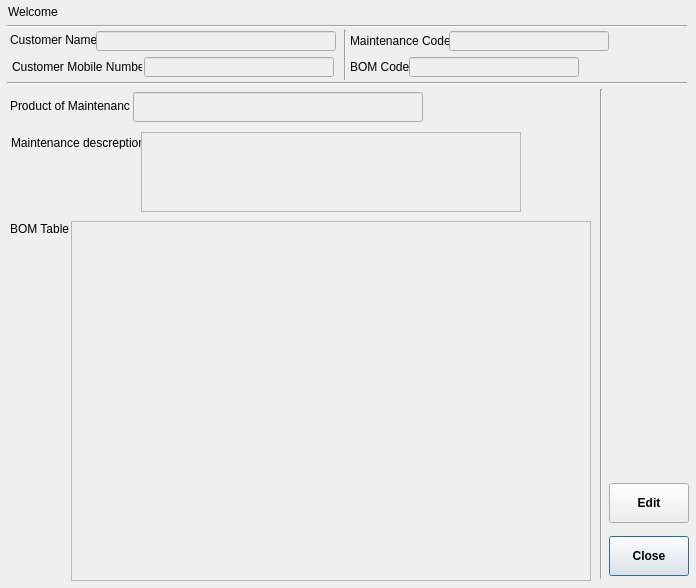
<?xml version="1.0" encoding="UTF-8"?>
<ui version="4.0">
 <class>maintenanceDetailsDialog</class>
 <widget class="QDialog" name="maintenanceDetailsDialog">
  <property name="geometry">
   <rect>
    <x>0</x>
    <y>0</y>
    <width>696</width>
    <height>588</height>
   </rect>
  </property>
  <property name="windowTitle">
   <string>Maintenance Details Dialog</string>
  </property>
  <widget class="QLabel" name="label">
   <property name="geometry">
    <rect>
     <x>8</x>
     <y>5</y>
     <width>50</width>
     <height>13</height>
    </rect>
   </property>
   <property name="text">
    <string>Welcome, </string>
   </property>
  </widget>
  <widget class="QLabel" name="loggeduserlbl">
   <property name="geometry">
    <rect>
     <x>58</x>
     <y>5</y>
     <width>201</width>
     <height>16</height>
    </rect>
   </property>
   <property name="font">
    <font>
     <weight>75</weight>
     <bold>true</bold>
    </font>
   </property>
   <property name="text">
    <string/>
   </property>
  </widget>
  <widget class="QLabel" name="label_3">
   <property name="geometry">
    <rect>
     <x>10</x>
     <y>33</y>
     <width>90</width>
     <height>13</height>
    </rect>
   </property>
   <property name="text">
    <string>Customer Name :</string>
   </property>
  </widget>
  <widget class="QLabel" name="label_4">
   <property name="geometry">
    <rect>
     <x>12</x>
     <y>60</y>
     <width>130</width>
     <height>13</height>
    </rect>
   </property>
   <property name="text">
    <string>Customer Mobile Number :</string>
   </property>
  </widget>
  <widget class="QLabel" name="label_5">
   <property name="geometry">
    <rect>
     <x>10</x>
     <y>96</y>
     <width>120</width>
     <height>20</height>
    </rect>
   </property>
   <property name="text">
    <string>Product of Maintenance :</string>
   </property>
  </widget>
  <widget class="QLabel" name="label_6">
   <property name="geometry">
    <rect>
     <x>350</x>
     <y>60</y>
     <width>60</width>
     <height>13</height>
    </rect>
   </property>
   <property name="text">
    <string>BOM Code :</string>
   </property>
  </widget>
  <widget class="QLabel" name="label_7">
   <property name="geometry">
    <rect>
     <x>350</x>
     <y>34</y>
     <width>100</width>
     <height>13</height>
    </rect>
   </property>
   <property name="text">
    <string>Maintenance Code :</string>
   </property>
  </widget>
  <widget class="Line" name="line">
   <property name="geometry">
    <rect>
     <x>7</x>
     <y>25</y>
     <width>680</width>
     <height>3</height>
    </rect>
   </property>
   <property name="orientation">
    <enum>Qt::Horizontal</enum>
   </property>
  </widget>
  <widget class="QLineEdit" name="customerNamelbl">
   <property name="enabled">
    <bool>false</bool>
   </property>
   <property name="geometry">
    <rect>
     <x>96</x>
     <y>31</y>
     <width>240</width>
     <height>20</height>
    </rect>
   </property>
   <property name="font">
    <font>
     <pointsize>9</pointsize>
     <weight>75</weight>
     <bold>true</bold>
    </font>
   </property>
   <property name="styleSheet">
    <string notr="true">color: rgb(255, 0, 0);</string>
   </property>
  </widget>
  <widget class="QLineEdit" name="maintenanceCodelbl">
   <property name="enabled">
    <bool>false</bool>
   </property>
   <property name="geometry">
    <rect>
     <x>449</x>
     <y>31</y>
     <width>160</width>
     <height>20</height>
    </rect>
   </property>
   <property name="font">
    <font>
     <pointsize>9</pointsize>
     <weight>75</weight>
     <bold>true</bold>
    </font>
   </property>
   <property name="styleSheet">
    <string notr="true">color: rgb(255, 0, 0);</string>
   </property>
  </widget>
  <widget class="QLineEdit" name="maintenanceProductlbl">
   <property name="enabled">
    <bool>false</bool>
   </property>
   <property name="geometry">
    <rect>
     <x>133</x>
     <y>92</y>
     <width>290</width>
     <height>30</height>
    </rect>
   </property>
   <property name="font">
    <font>
     <pointsize>9</pointsize>
     <weight>75</weight>
     <bold>true</bold>
    </font>
   </property>
  </widget>
  <widget class="QLineEdit" name="bomCodelbl">
   <property name="enabled">
    <bool>false</bool>
   </property>
   <property name="geometry">
    <rect>
     <x>409</x>
     <y>57</y>
     <width>170</width>
     <height>20</height>
    </rect>
   </property>
   <property name="font">
    <font>
     <pointsize>9</pointsize>
     <weight>75</weight>
     <bold>true</bold>
    </font>
   </property>
   <property name="styleSheet">
    <string notr="true">color: rgb(255, 0, 0);</string>
   </property>
  </widget>
  <widget class="QLineEdit" name="customerMobilelbl">
   <property name="enabled">
    <bool>false</bool>
   </property>
   <property name="geometry">
    <rect>
     <x>144</x>
     <y>57</y>
     <width>190</width>
     <height>20</height>
    </rect>
   </property>
   <property name="font">
    <font>
     <pointsize>9</pointsize>
     <weight>75</weight>
     <bold>true</bold>
    </font>
   </property>
   <property name="styleSheet">
    <string notr="true">color: rgb(255, 0, 0);</string>
   </property>
  </widget>
  <widget class="Line" name="line_2">
   <property name="geometry">
    <rect>
     <x>7</x>
     <y>82</y>
     <width>680</width>
     <height>3</height>
    </rect>
   </property>
   <property name="orientation">
    <enum>Qt::Horizontal</enum>
   </property>
  </widget>
  <widget class="Line" name="line_3">
   <property name="geometry">
    <rect>
     <x>344</x>
     <y>30</y>
     <width>3</width>
     <height>50</height>
    </rect>
   </property>
   <property name="orientation">
    <enum>Qt::Vertical</enum>
   </property>
  </widget>
  <widget class="QLabel" name="label_11">
   <property name="geometry">
    <rect>
     <x>11</x>
     <y>136</y>
     <width>130</width>
     <height>13</height>
    </rect>
   </property>
   <property name="text">
    <string>Maintenance descreption :</string>
   </property>
  </widget>
  <widget class="QLabel" name="label_12">
   <property name="geometry">
    <rect>
     <x>10</x>
     <y>222</y>
     <width>60</width>
     <height>13</height>
    </rect>
   </property>
   <property name="text">
    <string>BOM Table :</string>
   </property>
  </widget>
  <widget class="QTextEdit" name="maintenanceDescriplbl">
   <property name="enabled">
    <bool>false</bool>
   </property>
   <property name="geometry">
    <rect>
     <x>141</x>
     <y>132</y>
     <width>380</width>
     <height>80</height>
    </rect>
   </property>
   <property name="font">
    <font>
     <pointsize>9</pointsize>
     <weight>75</weight>
     <bold>true</bold>
    </font>
   </property>
  </widget>
  <widget class="QTableView" name="tableView">
   <property name="enabled">
    <bool>false</bool>
   </property>
   <property name="geometry">
    <rect>
     <x>71</x>
     <y>221</y>
     <width>520</width>
     <height>360</height>
    </rect>
   </property>
  </widget>
  <widget class="QPushButton" name="closebtn">
   <property name="geometry">
    <rect>
     <x>609</x>
     <y>536</y>
     <width>80</width>
     <height>40</height>
    </rect>
   </property>
   <property name="font">
    <font>
     <pointsize>9</pointsize>
     <weight>75</weight>
     <bold>true</bold>
    </font>
   </property>
   <property name="text">
    <string>Close</string>
   </property>
  </widget>
  <widget class="QPushButton" name="editbtn">
   <property name="geometry">
    <rect>
     <x>609</x>
     <y>483</y>
     <width>80</width>
     <height>40</height>
    </rect>
   </property>
   <property name="font">
    <font>
     <pointsize>9</pointsize>
     <weight>75</weight>
     <bold>true</bold>
    </font>
   </property>
   <property name="text">
    <string>Edit</string>
   </property>
  </widget>
  <widget class="Line" name="line_4">
   <property name="geometry">
    <rect>
     <x>600</x>
     <y>89</y>
     <width>3</width>
     <height>490</height>
    </rect>
   </property>
   <property name="orientation">
    <enum>Qt::Vertical</enum>
   </property>
  </widget>
 </widget>
 <resources/>
 <connections/>
</ui>
